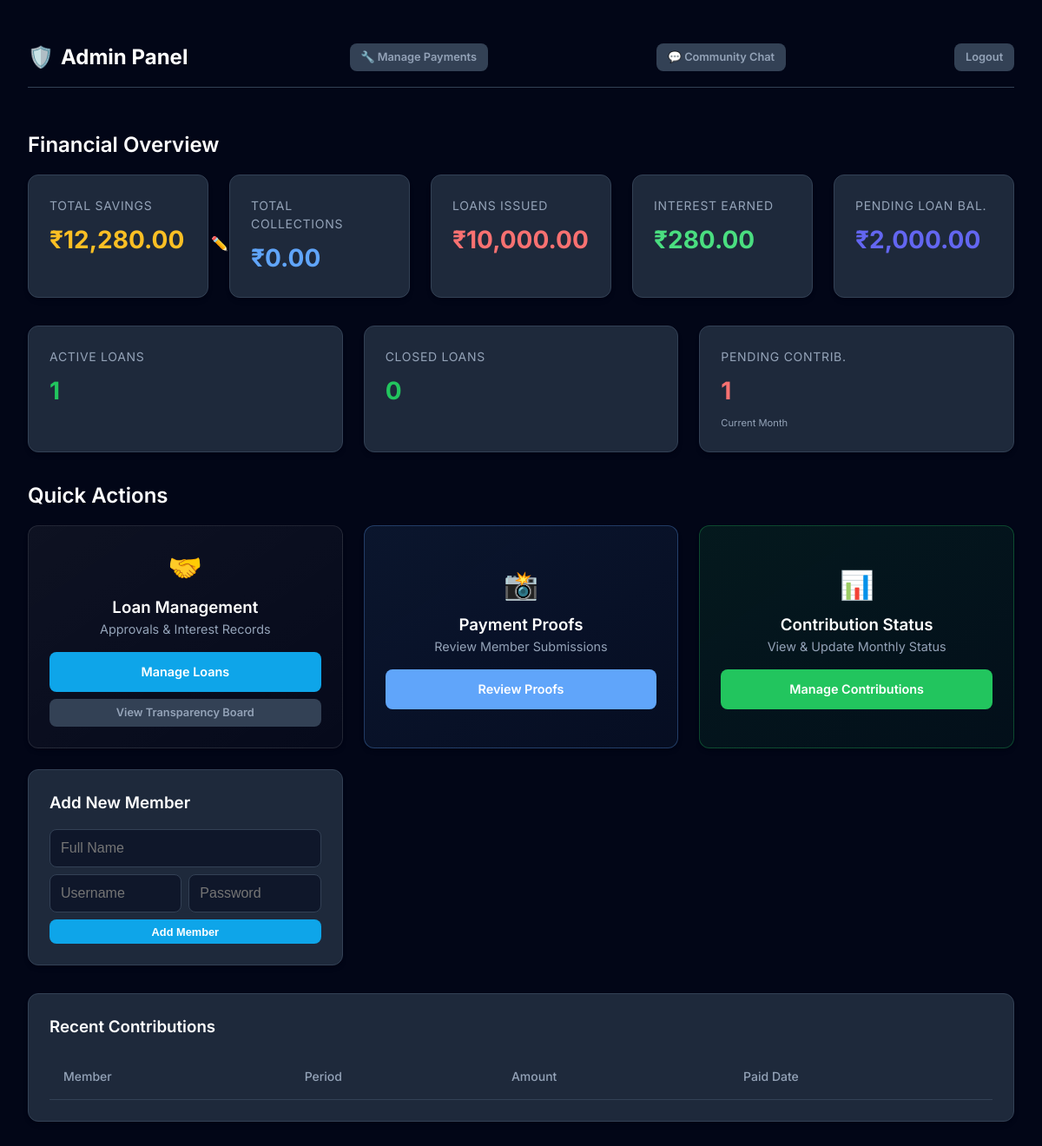
/dashboard (signed in), run on an earlier commit of the app's database.
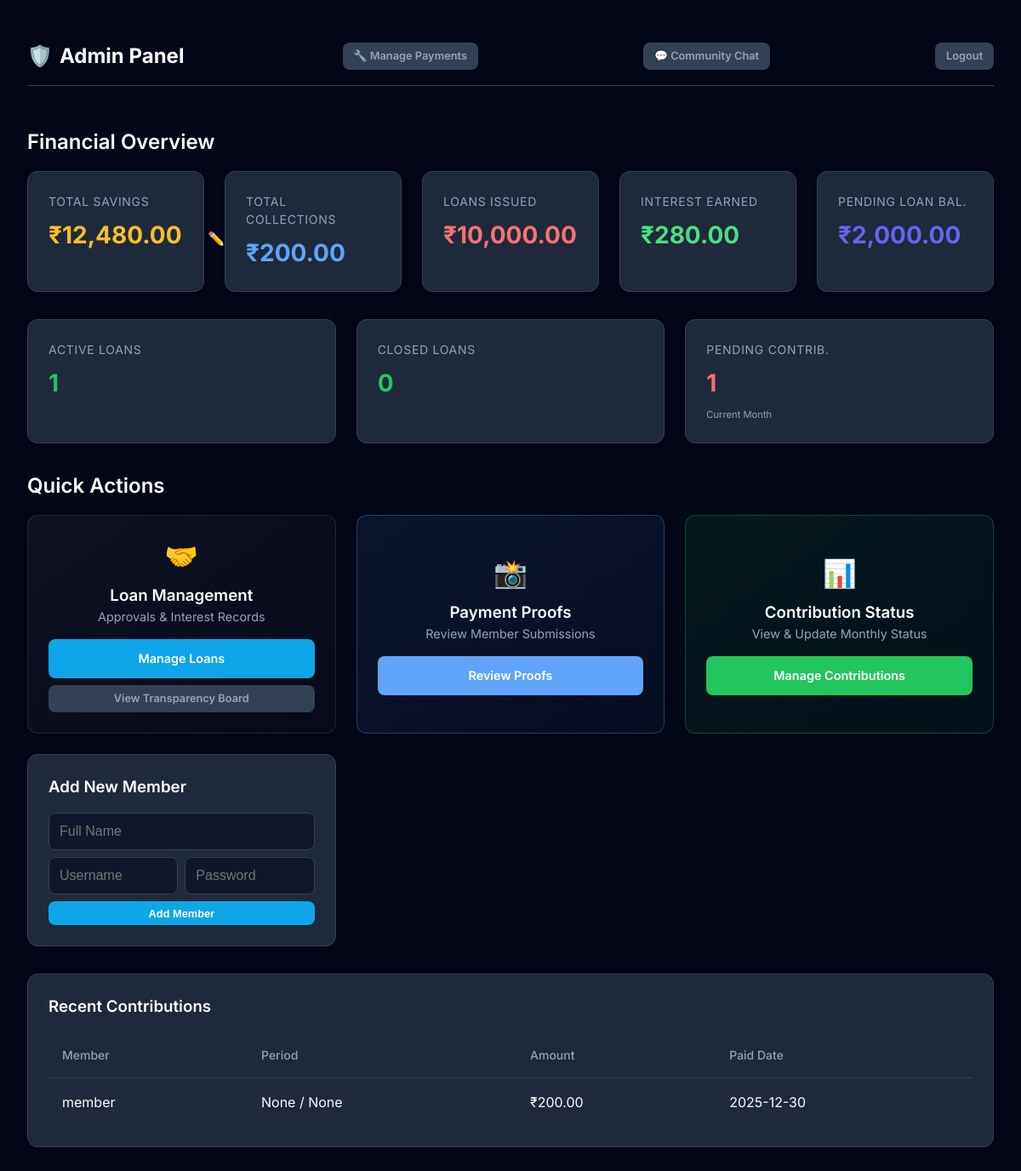
And on a later commit of the database.
### tables this page shows
CREATE TABLE monthly_contributions (
    id INTEGER PRIMARY KEY AUTOINCREMENT,
    member_id INTEGER,
    month INTEGER,
    year INTEGER,
    amount INTEGER DEFAULT 200,
    status TEXT DEFAULT 'pending', -- pending, paid
    paid_date TEXT,
    FOREIGN KEY(member_id) REFERENCES members(member_id)
);

CREATE TABLE members (
    member_id INTEGER PRIMARY KEY AUTOINCREMENT,
    name TEXT NOT NULL,
    username TEXT UNIQUE NOT NULL,
    password TEXT NOT NULL,
    role TEXT CHECK(role IN ('admin','member')) NOT NULL,
    status TEXT DEFAULT 'active', -- active, inactive
    join_date TEXT
);

### app.py (the view, shortened to what this page needs)
@app.route("/dashboard")
def dashboard():
    if "user_id" not in session:
        return redirect(url_for("login"))
    db = get_db()
    fund_row = db.execute("SELECT total_balance FROM fund WHERE id = 1").fetchone()
    starting_fund = fund_row['total_balance'] if fund_row else 0
    total_collections = db.execute("SELECT SUM(amount) FROM monthly_contributions WHERE status = 'paid'").fetchone()[0] or 0
    total_repayments_received = db.execute("SELECT SUM(amount) FROM interest_payments WHERE status = 'paid'").fetchone()[0] or 0
    total_loans_issued = db.execute("SELECT SUM(amount) FROM loans WHERE status IN ('approved', 'paid')").fetchone()[0] or 0
    fund = starting_fund + total_collections + total_repayments_received - total_loans_issued
    real_interest_earned_query = """
        SELECT
            p.amount as payment_amount,
            p.month_no,
            l.amount as loan_amount,
            l.total_months,
            l.principal_portion,
            l.interest_rate_percent
        FROM interest_payments p
        JOIN loans l ON p.loan_id = l.loan_id
        WHERE p.status = 'paid'
    """
    payments = db.execute(real_interest_earned_query).fetchall()
    real_interest_earned = 0
    for p in payments:
        principal_constant = p['principal_portion']
        month_no = p['month_no']
        loan_amt = p['loan_amount']
        remaining_principal = loan_amt - (principal_constant * (month_no - 1))
        if remaining_principal < 0: remaining_principal = 0
        interest_component = (remaining_principal * p['interest_rate_percent']) / 100
        real_interest_earned += interest_component
    active_loans_query = "SELECT * FROM loans WHERE status = 'approved' AND repayment_status='open'"
    active_loans = db.execute(active_loans_query).fetchall()
    total_pending_principal = 0
    for loan in active_loans:
        paid_months = db.execute("SELECT COUNT(*) FROM interest_payments WHERE loan_id = ? AND status = 'paid'", (loan['loan_id'],)).fetchone()[0]
        current_balance = loan['amount'] - (loan['principal_portion'] * paid_months)
        if current_balance < 0: current_balance = 0
        total_pending_principal += current_balance
    if session["role"] == "admin":
        active_loans_count = len(active_loans)
        closed_loans_count = db.execute("SELECT COUNT(*) FROM loans WHERE repayment_status='closed'").fetchone()[0]
        current_month = datetime.now().month
        current_year = datetime.now().year
        total_members_count = db.execute("SELECT COUNT(*) FROM members WHERE role='member'").fetchone()[0]
        paid_members_this_month = db.execute("SELECT COUNT(*) FROM monthly_contributions WHERE month=? AND year=? AND status='paid'", (current_month, current_year)).fetchone()[0]
        pending_contributions_count = total_members_count - paid_members_this_month
        if pending_contributions_count < 0: pending_contributions_count = 0
        loans = db.execute("SELECT l.*, m.name FROM loans l JOIN members m ON l.member_id = m.member_id ORDER BY request_time DESC").fetchall()
        contributions = db.execute("SELECT c.*, m.name FROM monthly_contributions c JOIN members m ON c.member_id = m.member_id ORDER BY year DESC, month DESC").fetchall()
        return render_template("dashboard_admin.html",
                             balance=fund,
                             total_collections=total_collections,
                             total_loans_issued=total_loans_issued,
                             total_interest=real_interest_earned,
                             total_pending_principal=total_pending_principal,
                             active_loans_count=active_loans_count,
                             closed_loans_count=closed_loans_count,
                             pending_contributions_count=pending_contributions_count,
                             members=db.execute("SELECT * FROM members WHERE role='member'").fetchall(),
                             loans=loans,
                             contributions=contributions)

### app.py (called while the page is built)
def get_db():
    db = getattr(g, '_database', None)
    if db is None:
        db = g._database = sqlite3.connect(DATABASE)
        db.row_factory = sqlite3.Row
    return db

@app.teardown_appcontext
def close_connection(exception):
    db = getattr(g, '_database', None)
    if db is not None:
        db.close()

def format_currency(value):
    return f"₹{value:,.2f}"

### templates/dashboard_admin.html (shortened to what the changed rows need)
<!DOCTYPE html>
<html lang="en">
<head>
    <link rel="stylesheet" href="{{ url_for('static', filename='style.css') }}">
</head>
<body>
    <div class="container">
        <h2 style="margin-bottom: 1rem;">Financial Overview</h2>
        <div class="card-grid"
            style="grid-template-columns: repeat(auto-fit, minmax(200px, 1fr)); margin-bottom: 2rem;">
            <div class="card">
                <div class="stat-card">
                    <span class="stat-label">Total Savings</span>
                    <span class="stat-value" style="color: #fbbf24;">{{ balance | currency }}
                        <button onclick="document.getElementById('editBalanceModal').style.display='block'" style="background:none; border:none; cursor:pointer; font-size:1rem;">✏️</button>
                    </span>
                </div>
            </div>
            <div class="card">
                <div class="stat-card">
                    <span class="stat-label">Total Collections</span>
                    <span class="stat-value" style="color: #60a5fa;">{{ total_collections | currency }}</span>
                </div>
            </div>
        </div>
        <h2 style="margin-bottom: 1rem;">Quick Actions</h2>
        <div class="card">
            <div class="table-container" style="max-height: 300px; overflow-y: auto;">
                <table>
                    <thead>
                        <tr>
                            <th>Member</th>
                            <th>Period</th>
                            <th>Amount</th>
                            <th>Paid Date</th>
                        </tr>
                    </thead>
                    <tbody>
                        {% for c in contributions %}
                        <tr>
                            <td>{{ c.name }}</td>
                            <td>{{ c.month }} / {{ c.year }}</td>
                            <td>{{ c.amount | currency }}</td>
                            <td>{% if c.paid_date %}{{ c.paid_date[:10] }}{% else %}<span
                                    style="color: var(--text-muted);">Pending</span>{% endif %}</td>
                        </tr>
                        {% endfor %}
                    </tbody>
                </table>
            </div>
        </div>
    </div>
</body>
</html>

What changed in the data, as far as the page shows it:
added monthly_contributions: name "member", month "None", year "None", amount "₹200.00", paid_date "2025-12-30"
Also different on the page:
{{ balance | currency }}: "₹12,280.00" → "₹12,480.00"
{{ total_collections | currency }}: "₹0.00" → "₹200.00"
